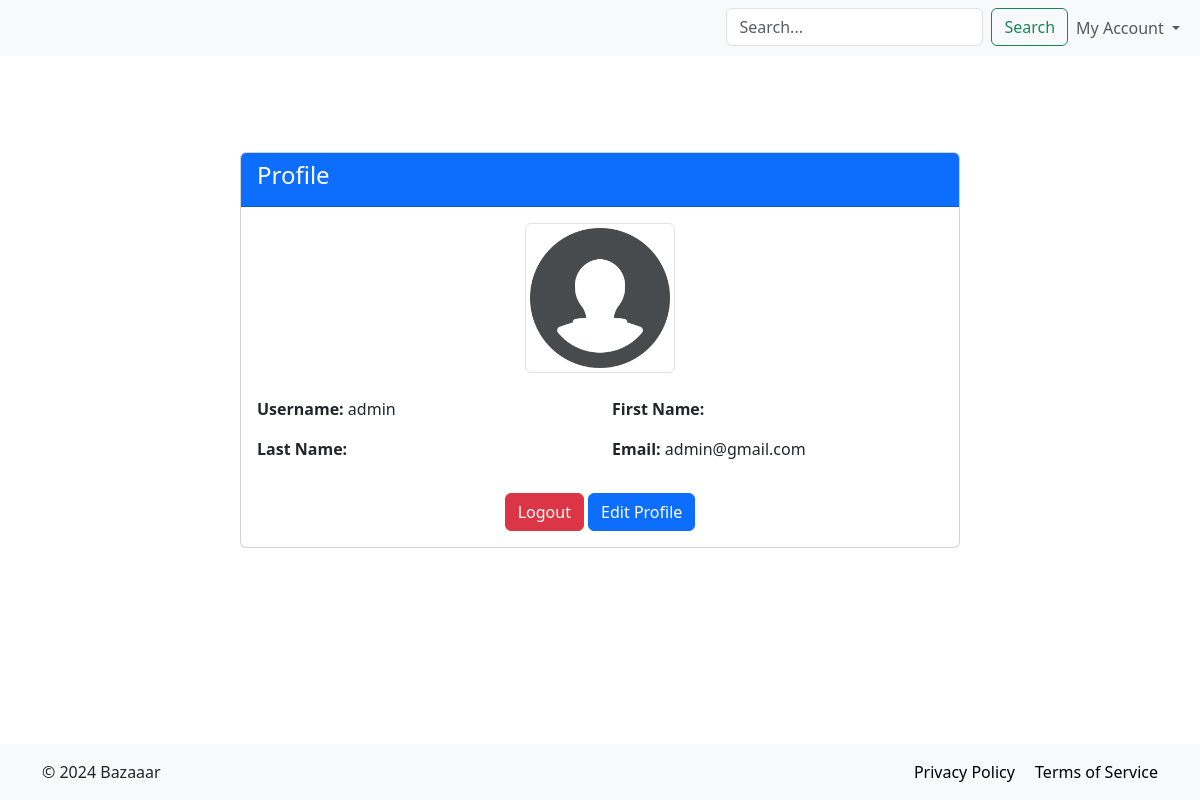
Page /users/profile/ (signed in) on the earlier database version.
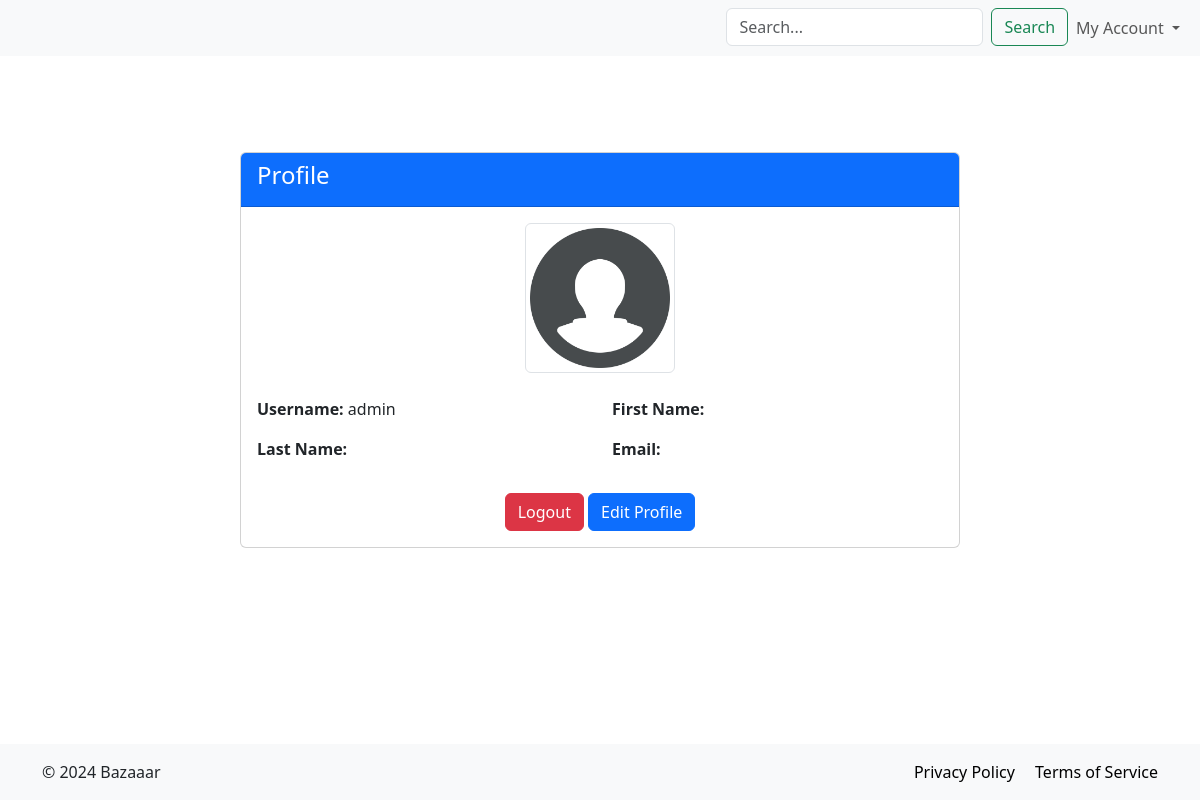
Same page on the later database version.
### users/models.py (models this page shows, shortened)
class User(AbstractUser):
    image = models.ImageField(upload_to='users_img/', blank=True, null=True, default='default_img/user_img.png')
    class Meta:
        db_table = 'user'

### users/views.py (the view)
# urls.py: path('profile/', ProfileView.as_view(), name='profile'),
class ProfileView(LoginRequiredMixin, View):
    def get(self, request):
        return render(request, 'profile.html')

### users/templates/profile.html (shortened to what this page needs)
{% extends 'base.html' %}
{% block content %}
   <div class="container mt-5">
        <div class="row justify-content-center">
            <div class="col-md-8">
                <div class="card">
                    <div class="card-header bg-primary text-white">
                        <h1 class="h4">Profile</h1>
                    </div>
                    <div class="card-body">
                        {% if user.image %}
                            <div class="text-center mb-4">
                                <img src="{{ user.image.url }}" alt="user-img" class="img-thumbnail" width="150px">
                            </div>
                        {% endif %}
                        <div class="row">
                            <div class="col-md-6">
                                <p><strong>Username:</strong> {{ user.username }}</p>
                            </div>
                            <div class="col-md-6">
                                <p><strong>First Name:</strong> {{ user.first_name }}</p>
                            </div>
                            <div class="col-md-6">
                                <p><strong>Last Name:</strong> {{ user.last_name }}</p>
                            </div>
                            <div class="col-md-6">
                                <p><strong>Email:</strong> {{ user.email }}</p>
                            </div>
                        </div>
                        <div class="text-center">
                            <a class="btn btn-danger mt-3" href="{% url 'users:logout' %}">Logout</a>
                            <a href="{% url 'users:profile-edit' %}" class="btn btn-primary mt-3">Edit Profile</a>
                        </div>
                    </div>
                </div>
            </div>
        </div>
    </div>
{% endblock content %}

Differences in the rows shown:
changed User "admin": email "admin@gmail.com" → (not shown)
